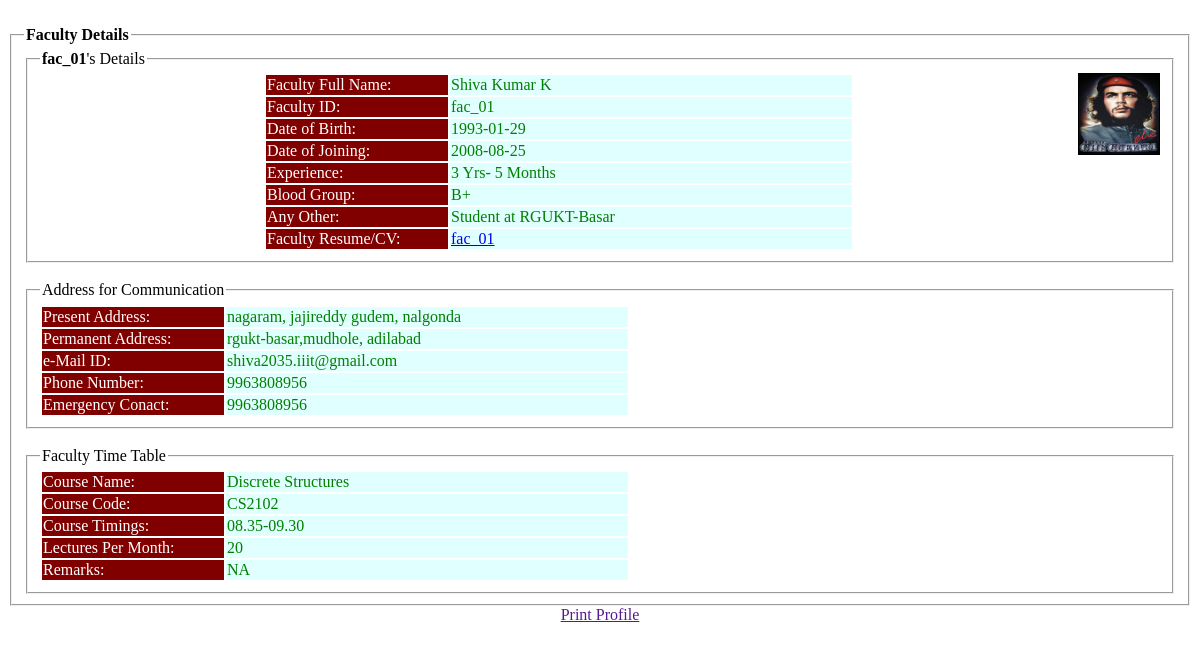
Page /admin_viewFac.php?fac_id=fac_01 on the committed database.
### tables this page shows
CREATE TABLE IF NOT EXISTS `fac_users` (
  `uname` varchar(10) NOT NULL,
  `pass1` varchar(20) NOT NULL,
  `first` varchar(20) NOT NULL,
  `last` varchar(20) NOT NULL,
  `dob` date NOT NULL,
  `doj` date NOT NULL,
  `exp` varchar(20) NOT NULL,
  `blood` varchar(4) NOT NULL,
  `email` varchar(30) NOT NULL,
  `mobile` varchar(12) NOT NULL,
  `emergency_mob` varchar(12) NOT NULL,
  `present_addr` varchar(50) NOT NULL,
  `permanent_addr` varchar(50) NOT NULL,
  `class` varchar(5) NOT NULL,
  `remarks` varchar(30) NOT NULL,
  PRIMARY KEY (`uname`)
);

CREATE TABLE IF NOT EXISTS `courses` (
  `course_id` varchar(10) DEFAULT NULL,
  `course_name` varchar(25) DEFAULT NULL,
  `fac_id` varchar(10) DEFAULT NULL,
  `course_timings` varchar(20) DEFAULT NULL,
  `total_lects` int(11) DEFAULT NULL,
  `remarks` varchar(30) DEFAULT NULL
);

### admin_viewFac.php (the view, shortened to what this page needs)
<div id="body">
<fieldset style="{background-color:#f8f8f8;margin-left:250;margin-right:250;}">
<legend style="{background-color:maroon;color:white;}"><b>Faculty Details</b></legend>
<?php
	if($_SESSION['utype']=="faculty")
	$s1 = "select * from fac_users where uname='".$_SESSION['user']."'";
	else
	$s1 = "select * from fac_users where uname='".$_GET['fac_id']."'";
	$s2= mysql_query($s1);
	while($row=mysql_fetch_array($s2))
	{
	?>
		<fieldset style="{background-color:#f8f8f8;//margin-left:150;//margin-right:150;}">
		<legend style="{background-color:orange;color:white;width:250;}"><b><?php echo $row['uname'];?></b>'s Details</legend>
		<table align=center>
		<img src="profile-face/<?php echo $row['uname']; ?>.jpg" id="img">
		<tr><td id="const1">Faculty Full Name:</td><td id="const2"><?php echo $row['first']."  ";?><?php echo $row['last'];?></td></tr>
		<tr><td id="const1">Faculty ID:</td><td id="const2"><?php echo $row['uname'];?></td></tr>
		<tr><td id="const1">Date of Birth:</td><td id="const2"><?php echo $row['dob'];?></td></tr>
		<tr><td id="const1">Date of Joining:</td><td id="const2"><?php echo $row['doj'];?></td></tr>
		<tr><td id="const1">Experience:</td><td id="const2"><?php echo $row['exp'];?></td></tr>
		<tr><td id="const1">Blood Group:</td><td id="const2"><?php echo $row['blood'];?></td></tr>
		<tr><td id="const1">Any Other:</td><td id="const2"><?php echo $row['remarks'];?></td></tr>
		<tr><td id="const1">Faculty Resume/CV:</td><td id="const2"><a href="resume/<?php echo $row['uname']; ?>.png"><?php echo $row['uname'];?></a></td></tr>
		</table>
		</fieldset><br>
		<fieldset><legend style="{background-color:orange;color:white;width:250;}">Address for Communication</legend>
		<table>
		<tr><td id= "const1">Present Address:</td><td id="const2"><?php echo $row['present_addr'];?></td>
		<tr><td id= "const1">Permanent Address:</td><td id="const2"><?php echo $row['permanent_addr'];?></td>
		<tr><td id="const1">e-Mail ID:</td><td id="const2"><?php echo $row['email'];?></td></tr>
		<tr><td id="const1">Phone Number:</td><td id="const2"><?php echo $row['mobile'];?></td></tr>
		<tr><td id="const1">Emergency Conact:</td><td id="const2"><?php echo $row['emergency_mob'];?></td></tr>
		</table>
		</fieldset><br>
		<fieldset><legend style="{background-color:orange;color:white;width:250;}">Faculty Time Table</legend>
		<table>
		<?php
			$ss1 = "select * from courses where fac_id='".$row['uname']."';";
			$ss2 = mysql_query($ss1);
			while($row1 = mysql_fetch_array($ss2))
			{
				echo "<tr><td id=\"const1\">Course Name:</td><td id=\"const2\">". $row1['course_name']."</td></tr>";
				echo "<tr><td id=\"const1\">Course Code:</td><td id=\"const2\">".$row1['course_id']."</td></tr>";
				echo "<tr><td id=\"const1\">Course Timings:</td><td id=\"const2\">".$row1['course_timings']."</td></tr>";
				echo "<tr><td id=\"const1\">Lectures Per Month:</td><td id=\"const2\">".$row1['total_lects']."</td></tr>";
				echo "<tr><td id=\"const1\">Remarks:</td><td id=\"const2\">".$row1['remarks']."</td></tr>";
			}
		?>
		</table>
		</fieldset>
	<?php
	}
	?>
</fieldset>
	<center><a href="" onclick="javascript:window.print()">Print Profile</a></center>
</div>

### admin_viewFac.php (style rules this page uses)
#const1 { color:white; background-color:maroon; text-align:left; width:180; }
#const2 { color:green; background-color:LightCyan; text-align:left; width:400 }
#img { width:80; height:80; float:right; border:1.5px; border-style:solid; }

### rows in the picture
fac_users: uname "fac_01", uname (picture), first "Shiva Kumar", last "K", dob "1993-01-29", doj "2008-08-25", exp "3 Yrs- 5 Months", blood "B+", remarks "Student at RGUKT-Basar", present_addr "nagaram, jajireddy gudem, nalgonda", permanent_addr "rgukt-basar,mudhole, adilabad", email "shiva2035.iiit@gmail.com", mobile "9963808956", emergency_mob "9963808956"
courses: course_name "Discrete Structures", course "CS2102", course_timings "08.35-09.30", total_lects "20", remarks "NA"
